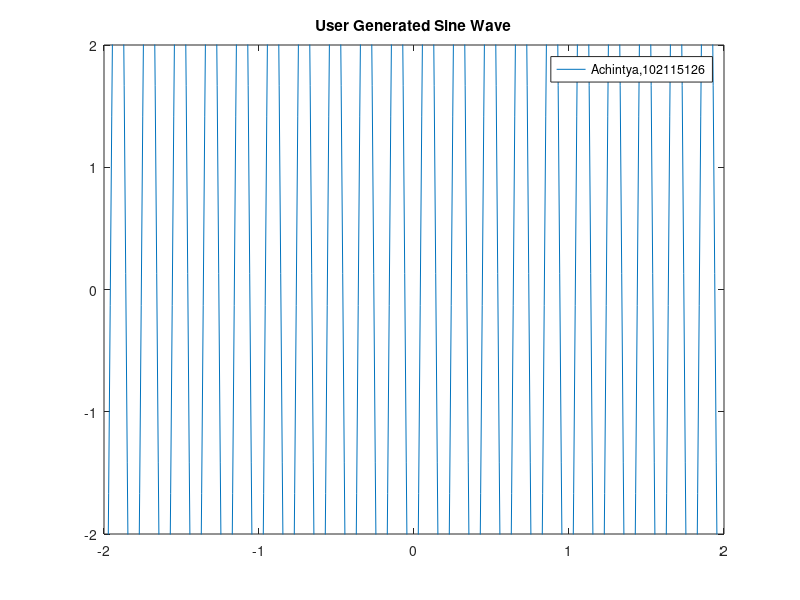

Write the MATLAB code that produced this figure.
clc
clear all
t=(-10:0.01:10);
f=input('Enter frequency');
a=input('Enter Amplitude');
p=input('Enter Phase');
x=a*sin(2*pi*f*t+p);
plot(t,x);
ylim([-2 2]);
xlim([-2 2]);
title('User Generated Sine Wave')
legend('Achintya,102115126')